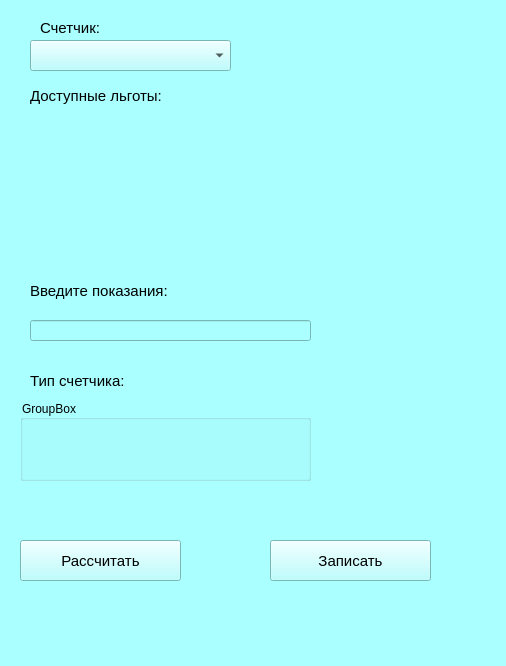
<?xml version="1.0" encoding="UTF-8"?>
<ui version="4.0">
 <class>MainWindow</class>
 <widget class="QMainWindow" name="MainWindow">
  <property name="geometry">
   <rect>
    <x>0</x>
    <y>0</y>
    <width>506</width>
    <height>666</height>
   </rect>
  </property>
  <property name="font">
   <font>
    <pointsize>11</pointsize>
   </font>
  </property>
  <property name="windowTitle">
   <string>MainWindow</string>
  </property>
  <property name="styleSheet">
   <string notr="true">background-color: rgb(170, 255, 255);</string>
  </property>
  <widget class="QWidget" name="centralwidget">
   <widget class="QComboBox" name="comboBox">
    <property name="geometry">
     <rect>
      <x>30</x>
      <y>40</y>
      <width>201</width>
      <height>31</height>
     </rect>
    </property>
   </widget>
   <widget class="QWidget" name="widget_benefits" native="true">
    <property name="geometry">
     <rect>
      <x>20</x>
      <y>110</y>
      <width>241</width>
      <height>151</height>
     </rect>
    </property>
    <widget class="QWidget" name="verticalLayoutWidget">
     <property name="geometry">
      <rect>
       <x>10</x>
       <y>20</y>
       <width>191</width>
       <height>101</height>
      </rect>
     </property>
     <layout class="QVBoxLayout" name="verticalLayout_benefits"/>
    </widget>
   </widget>
   <widget class="QLabel" name="label_benefits">
    <property name="geometry">
     <rect>
      <x>30</x>
      <y>80</y>
      <width>131</width>
      <height>31</height>
     </rect>
    </property>
    <property name="font">
     <font>
      <pointsize>11</pointsize>
     </font>
    </property>
    <property name="text">
     <string>Доступные льготы:</string>
    </property>
   </widget>
   <widget class="QLabel" name="label_readings">
    <property name="geometry">
     <rect>
      <x>30</x>
      <y>280</y>
      <width>151</width>
      <height>21</height>
     </rect>
    </property>
    <property name="font">
     <font>
      <pointsize>11</pointsize>
     </font>
    </property>
    <property name="text">
     <string>Введите показания:</string>
    </property>
   </widget>
   <widget class="QLabel" name="label_device">
    <property name="geometry">
     <rect>
      <x>40</x>
      <y>20</y>
      <width>81</width>
      <height>16</height>
     </rect>
    </property>
    <property name="font">
     <font>
      <pointsize>11</pointsize>
     </font>
    </property>
    <property name="text">
     <string>Счетчик:</string>
    </property>
   </widget>
   <widget class="QGroupBox" name="groupBox">
    <property name="geometry">
     <rect>
      <x>20</x>
      <y>400</y>
      <width>291</width>
      <height>81</height>
     </rect>
    </property>
    <property name="title">
     <string>GroupBox</string>
    </property>
   </widget>
   <widget class="QLineEdit" name="lineEdit_readings">
    <property name="geometry">
     <rect>
      <x>30</x>
      <y>320</y>
      <width>281</width>
      <height>21</height>
     </rect>
    </property>
   </widget>
   <widget class="QLabel" name="label_type_device">
    <property name="geometry">
     <rect>
      <x>30</x>
      <y>370</y>
      <width>121</width>
      <height>21</height>
     </rect>
    </property>
    <property name="font">
     <font>
      <pointsize>11</pointsize>
     </font>
    </property>
    <property name="text">
     <string>Тип счетчика:</string>
    </property>
   </widget>
   <widget class="QPushButton" name="pushButton">
    <property name="geometry">
     <rect>
      <x>20</x>
      <y>540</y>
      <width>161</width>
      <height>41</height>
     </rect>
    </property>
    <property name="font">
     <font>
      <pointsize>11</pointsize>
     </font>
    </property>
    <property name="text">
     <string>Рассчитать</string>
    </property>
   </widget>
   <widget class="QPushButton" name="pushButton_2">
    <property name="geometry">
     <rect>
      <x>270</x>
      <y>540</y>
      <width>161</width>
      <height>41</height>
     </rect>
    </property>
    <property name="font">
     <font>
      <pointsize>11</pointsize>
     </font>
    </property>
    <property name="text">
     <string>Записать</string>
    </property>
   </widget>
  </widget>
  <widget class="QMenuBar" name="menubar">
   <property name="geometry">
    <rect>
     <x>0</x>
     <y>0</y>
     <width>506</width>
     <height>22</height>
    </rect>
   </property>
  </widget>
  <widget class="QStatusBar" name="statusbar"/>
 </widget>
 <resources/>
 <connections/>
</ui>
